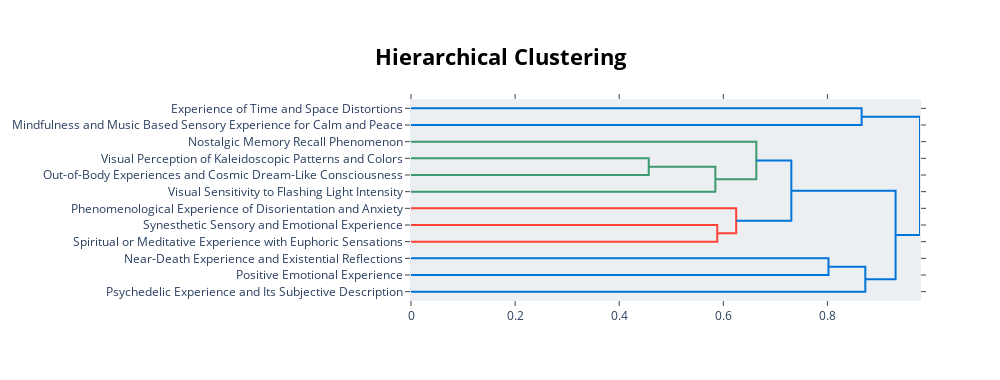

Notebook code cell kept with this figure:
### Code cell
display(topic_model.visualize_hierarchy(custom_labels=True,color_threshold=.7))

### Figure 1 — Plotly figure (JSON) as saved in the notebook; plotly's stock layout.template omitted (floating-point values rounded to 4 significant figures)
{"data": [{"hoverinfo": "text", "marker": {"color": "rgb(0,116,217)"}, "mode": "lines", "type": "scatter", "x": [0.0, 0.8657, 0.8657, 0.0], "xaxis": "x", "y": [-5.0, -5.0, -15.0, -15.0], "yaxis": "y"}, {"hoverinfo": "text", "marker": {"color": "rgb(61,153,112)"}, "mode": "lines", "type": "scatter", "x": [0.0, 0.4567, 0.4567, 0.0], "xaxis": "x", "y": [-35.0, -35.0, -45.0, -45.0], "yaxis": "y"}, {"hoverinfo": "text", "marker": {"color": "rgb(61,153,112)"}, "mode": "lines", "type": "scatter", "x": [0.4567, 0.5847, 0.5847, 0.0], "xaxis": "x", "y": [-40.0, -40.0, -55.0, -55.0], "yaxis": "y"}, {"hoverinfo": "text", "marker": {"color": "rgb(61,153,112)"}, "mode": "lines", "type": "scatter", "x": [0.0, 0.6634, 0.6634, 0.5847], "xaxis": "x", "y": [-25.0, -25.0, -47.5, -47.5], "yaxis": "y"}, {"hoverinfo": "text", "marker": {"color": "rgb(255,65,54)"}, "mode": "lines", "type": "scatter", "x": [0.0, 0.5884, 0.5884, 0.0], "xaxis": "x", "y": [-75.0, -75.0, -85.0, -85.0], "yaxis": "y"}, {"hoverinfo": "text", "marker": {"color": "rgb(255,65,54)"}, "mode": "lines", "type": "scatter", "x": [0.0, 0.6247, 0.6247, 0.5884], "xaxis": "x", "y": [-65.0, -65.0, -80.0, -80.0], "yaxis": "y"}, {"hoverinfo": "text", "marker": {"color": "rgb(0,116,217)"}, "mode": "lines", "type": "scatter", "x": [0.6634, 0.7307, 0.7307, 0.6247], "xaxis": "x", "y": [-36.25, -36.25, -72.5, -72.5], "yaxis": "y"}, {"hoverinfo": "text", "marker": {"color": "rgb(0,116,217)"}, "mode": "lines", "type": "scatter", "x": [0.0, 0.802, 0.802, 0.0], "xaxis": "x", "y": [-95.0, -95.0, -105.0, -105.0], "yaxis": "y"}, {"hoverinfo": "text", "marker": {"color": "rgb(0,116,217)"}, "mode": "lines", "type": "scatter", "x": [0.802, 0.8728, 0.8728, 0.0], "xaxis": "x", "y": [-100.0, -100.0, -115.0, -115.0], "yaxis": "y"}, {"hoverinfo": "text", "marker": {"color": "rgb(0,116,217)"}, "mode": "lines", "type": "scatter", "x": [0.7307, 0.9309, 0.9309, 0.8728], "xaxis": "x", "y": [-54.38, -54.38, -107.5, -107.5], "yaxis": "y"}, {"hoverinfo": "text", "marker": {"color": "rgb(0,116,217)"}, "mode": "lines", "type": "scatter", "x": [0.8657, 0.9779, 0.9779, 0.9309], "xaxis": "x", "y": [-10.0, -10.0, -80.94, -80.94], "yaxis": "y"}], "layout": {"autosize": false, "height": 380, "hoverlabel": {"bgcolor": "white", "font": {"family": "Rockwell", "size": 16}}, "hovermode": "closest", "plot_bgcolor": "#ECEFF1", "showlegend": false, "title": {"font": {"color": "Black", "size": 22}, "text": "<b>Hierarchical Clustering</b>", "x": 0.5, "xanchor": "center", "yanchor": "top"}, "width": 1000, "xaxis": {"mirror": "allticks", "rangemode": "tozero", "showgrid": false, "showline": true, "showticklabels": true, "ticks": "outside", "type": "linear", "zeroline": false}, "yaxis": {"mirror": "allticks", "range": [-120, 0], "rangemode": "tozero", "showgrid": false, "showline": true, "showticklabels": true, "tickmode": "array", "ticks": "outside", "ticktext": ["Experience of Time and Space Distortions", "Mindfulness and Music Based Sensory Experience for Calm and Peace", "Nostalgic Memory Recall Phenomenon", "Visual Perception of Kaleidoscopic Patterns and Colors", "Out-of-Body Experiences and Cosmic Dream-Like Consciousness", "Visual Sensitivity to Flashing Light Intensity", "Phenomenological Experience of Disorientation and Anxiety", "Synesthetic Sensory and Emotional Experience", "Spiritual or Meditative Experience with Euphoric Sensations", "Near-Death Experience and Existential Reflections", "Positive Emotional Experience", "Psychedelic Experience and Its Subjective Description"], "tickvals": [-5, -15, -25, -35, -45, -55, -65, -75, -85, -95, -105, -115], "type": "linear", "zeroline": false}}}
